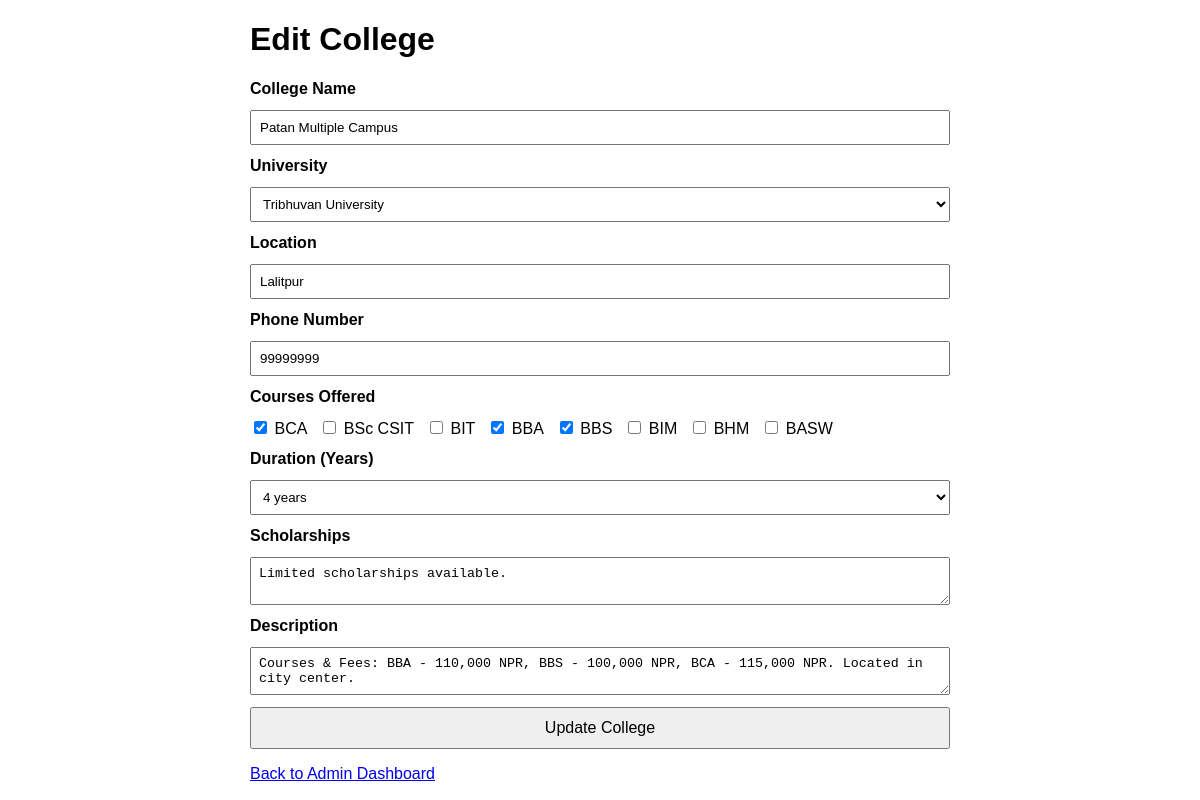
The app's page /admin/college.register.php?id=17 with its own data.
### tables this page shows
CREATE TABLE `colleges` (
  `id` int(11) NOT NULL,
  `name` varchar(255) NOT NULL,
  `course` text NOT NULL,
  `university` varchar(255) NOT NULL,
  `location` varchar(255) NOT NULL,
  `phone_number` varchar(20) NOT NULL,
  `scholarships` text DEFAULT NULL,
  `duration` varchar(10) NOT NULL,
  `description` text DEFAULT NULL,
  `created_at` timestamp NOT NULL DEFAULT current_timestamp()
);

### admin/college.register.php (the view, shortened to what this page needs)
<?php
require_once '../db_connection/db_connection.php';
$id = 0;
$name = $university = $location = $phone_number = $fee = $duration = $scholarships = $description = "";
$courses = [];
if ($_SERVER['REQUEST_METHOD'] === 'GET' && isset($_GET['id'])) {
    $id = intval($_GET['id']);
    $stmt = $conn->prepare("SELECT * FROM colleges WHERE id = ?");
    $stmt->bind_param("i", $id);
    $stmt->execute();
    $result = $stmt->get_result();
    if ($result->num_rows === 1) {
        $college = $result->fetch_assoc();
        $name = $college['name'];
        $university = $college['university'];
        $location = $college['location'];
        $phone_number = $college['phone_number'];
        $courses = explode(',', $college['course']);
        $duration = $college['duration'];
        $scholarships = $college['scholarships'];
        $description = $college['description'];
    } else {
        $_SESSION['message'] = "College not found.";
        header("Location: admin_dashboard.php");
        exit;
    }
}
?>
<!DOCTYPE html>
<html lang="en">
<head>
</head>
<body>
  <h1><?php echo $id ? 'Edit College' : 'Add College'; ?></h1>
  <form id="collegeForm" method="post" action="college.register.php<?php echo $id ? '?id=' . $id : ''; ?>">
    <label>College Name</label>
    <input type="text" name="name" value="<?php echo htmlspecialchars($name); ?>" required />
    <label>University</label>
    <select name="university" required>
      <?php
      $unis = ['Tribhuvan University', 'Pokhara University', 'Kathmandu University', 'Purbanchal University'];
      foreach ($unis as $uni) {
          $selected = ($university === $uni) ? 'selected' : '';
          echo "<option value=\"$uni\" $selected>$uni</option>";
      }
      ?>
    </select>
    <label>Location</label>
    <input type="text" name="location" value="<?php echo htmlspecialchars($location); ?>" required />
    <label>Phone Number</label>
    <input type="tel" name="phone_number" value="<?php echo htmlspecialchars($phone_number); ?>" required />
    <label>Courses Offered</label>
    <div class="checkbox-group">
      <?php
      $all_courses = ['BCA', 'BSc CSIT', 'BIT', 'BBA', 'BBS', 'BIM', 'BHM', 'BASW'];
      foreach ($all_courses as $course) {
          $checked = in_array($course, $courses) ? 'checked' : '';
          echo "<label><input type='checkbox' name='course[]' value='$course' $checked> $course</label>";
      }
      ?>
    </div>
    <label>Duration (Years)</label>
    <select name="duration" required>
      <?php for ($i = 1; $i <= 5; $i++) {
          $selected = ($duration == $i) ? 'selected' : '';
          echo "<option value=\"$i\" $selected>$i year" . ($i > 1 ? 's' : '') . "</option>";
      } ?>
    </select>
    <label>Scholarships</label>
    <textarea name="scholarships"><?php echo htmlspecialchars($scholarships); ?></textarea>
    <label>Description</label>
    <textarea name="description"><?php echo htmlspecialchars($description); ?></textarea>
    <button type="submit"><?php echo $id ? 'Update College' : 'Add College'; ?></button>
  </form>
  <p><a href="admin_dashboard.html">Back to Admin Dashboard</a></p>
</body>
</html>

### admin/college.register.php (style rules this page uses)
body { font-family: Arial, sans-serif; max-width: 700px; margin: 20px auto; }
form { display: flex; flex-direction: column; gap: 12px; }
label { font-weight: bold; }
input[type=text], input[type=tel], input[type=number], select, textarea { width: 100%; padding: 8px; box-sizing: border-box; }
.checkbox-group label { font-weight: normal; margin-right: 12px; }
button { padding: 10px 15px; font-size: 1rem; cursor: pointer; }

### records on screen
colleges: name "Patan Multiple Campus", location "Lalitpur", phone_number "99999999", scholarships "Limited scholarships available.", description "Courses & Fees: BBA - 110,000 NPR, BBS - 100,000 NPR, BCA - 115,000 NPR. Located in city center."

### other values on screen
$course "BCA"
$course "BSc CSIT"
$course "BIT"
$course "BBA"
$course "BBS"
$course "BIM"
$course "BHM"
$course "BASW"
form field university "Tribhuvan University"
form field duration "4 years"
